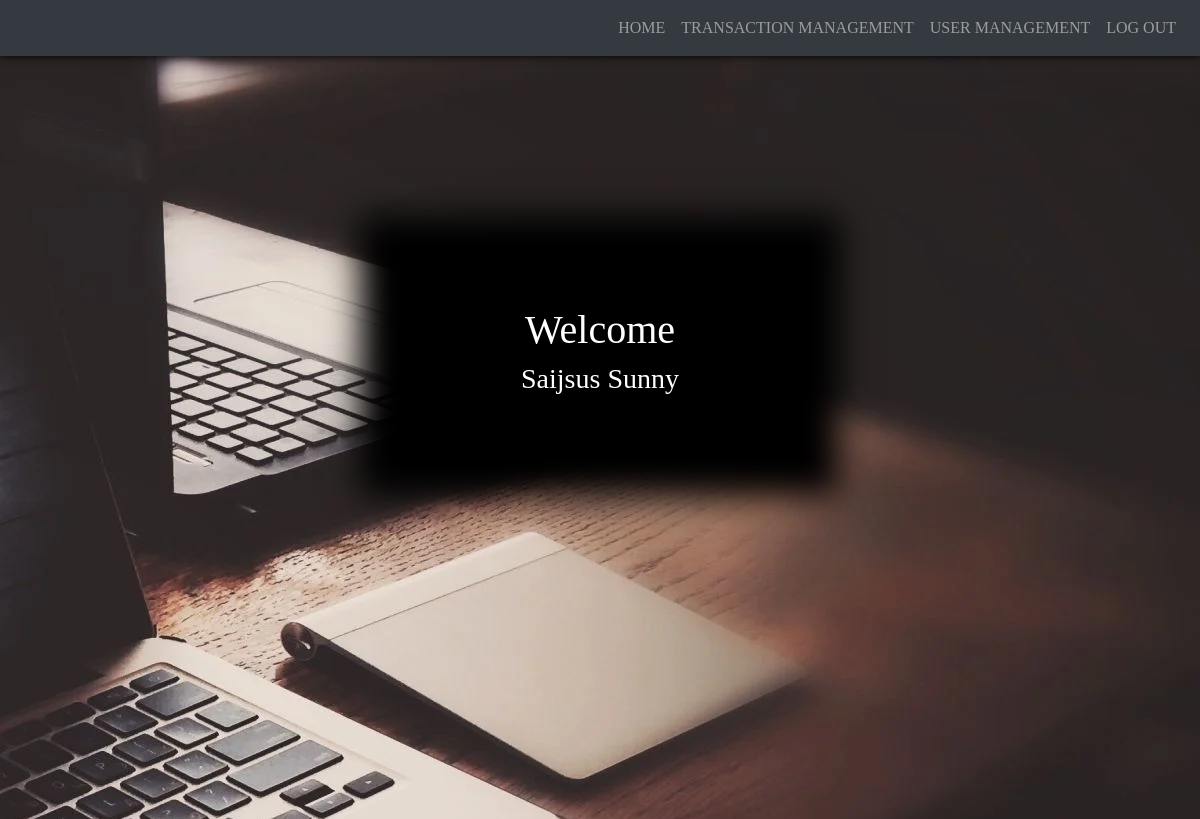
/home/ (signed in), run on an earlier commit of the app's database.
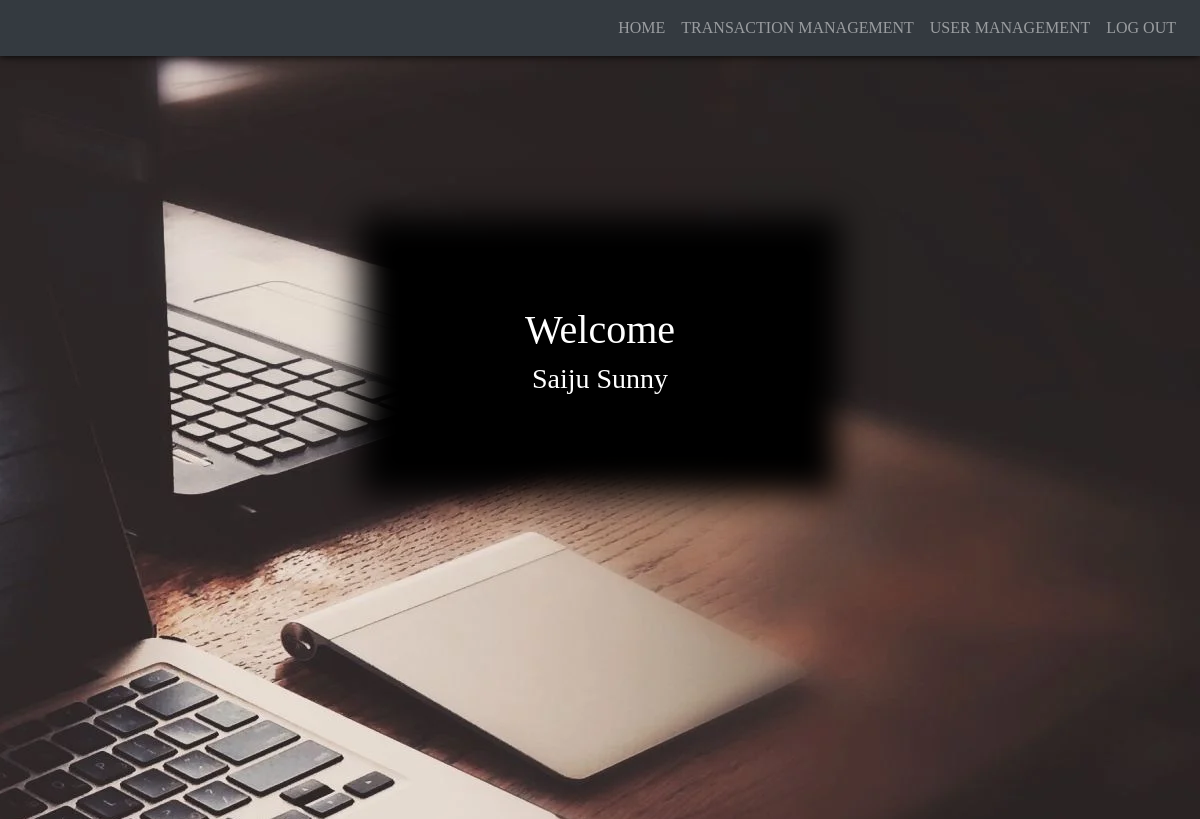
And on a later commit of the database.
### app1/models.py (models this page shows, shortened)
class User(AbstractUser):
    class Role(models.TextChoices):
        ADMIN = "ADMIN", "Admin"
        STAFF = "STAFF", 'Staff'
        USERS = "USERS", 'Users'
    base_role = Role.ADMIN
    role = models.CharField(max_length=50, choices=Role.choices)
    image=models.ImageField(upload_to="image/", null=True)

### app1/views.py (the view)
# urls.py: path('home/', views.home, name='home'),
@login_required(login_url='login')
def home(request):
    ids=request.user.id
    filt=Users.objects.get(id=ids)
    stf="STAFF"
    adm="ADMIN"
    return render(request, 'home.html',{'filt':filt,"stf":stf,"adm":adm})

### app1/templates/home.html (shortened to what this page needs)
{% extends 'base.html' %}
{% load static %}
{% block content %}
<div class="container-fluid">
    {% if filt.role == stf %}
    <div class="row" id="staff">
        <div class="col-sm-4">
            <h1>Welcome</h1>
            <h3>{{filt.first_name}} {{filt.last_name}}</h3>
        </div>
    </div>
    {%else%}
    <div class="row" id="user">
        <div class="col-sm-4">
            <h1>Welcome</h1>
            <h3>{{filt.first_name}} {{filt.last_name}}</h3>
        </div>
    </div>
    {%endif%}
</div>
{% endblock %}

### app1/templates/base.html (shortened to what this page needs)
{% load static %}
<!DOCTYPE html>
<html lang="en">
<head>
    <link rel="stylesheet" href="https://maxcdn.bootstrapcdn.com/bootstrap/4.5.2/css/bootstrap.min.css">
    <link rel="stylesheet" href="https://stackpath.bootstrapcdn.com/bootstrap/4.3.1/css/bootstrap.min.css">
    <link rel="stylesheet" href="{% static 'css\index.css'%}">
</head>
<body>
      <nav class="navbar navbar-expand-md  navbar-dark bg-dark" style="color: white;box-shadow: 0 0 8px 0 black;">
        <div class="collapse navbar-collapse" id="collapsibleNavbar">
            <ul class="navbar-nav">
              <li class="nav-item">
                <a class="nav-link"  href="{% url 'home'%}">HOME</a>
              </li>
              <li class="nav-item">
                <a class="nav-link" href="{% url 'trans'%}">TRANSACTION MANAGEMENT</a>
              </li>
              <li class="nav-item">
                <a class="nav-link" href="{%url 'user_management'%}">USER MANAGEMENT</a>
              </li>
              <li class="nav-item">
                <a class="nav-link" href="{%url 'logout'%}">LOG OUT</a>
              </li>
            </ul>
        </div>
      </nav>
      {% block content %}
      {% endblock %}
    </body>
    </html>

### app1/static/css/index.css (style rules this page uses)
nav { margin-right: auto; }
.navbar-nav { margin-left: auto; }
* { font-family: 'Times New Roman', Times, serif; }

### app1/templates/home.html (style rules this page uses)
#user { background: url("/static/image/user.webp") 100% 0 no-repeat fixed; color: white; height: 763px; padding: 50px 0 0 0; }
.col-sm-4 { background-color: black; margin: 150px auto; height: 200px; box-shadow: 0 0 32px 40px black; }
h1 { padding-top: 50px; text-align: center; }
h3 { color: white; padding-top: px; text-align: center; }

What changed in the data, as far as the page shows it:
changed User "Sunny": first_name "Saijsus" → "Saiju"
